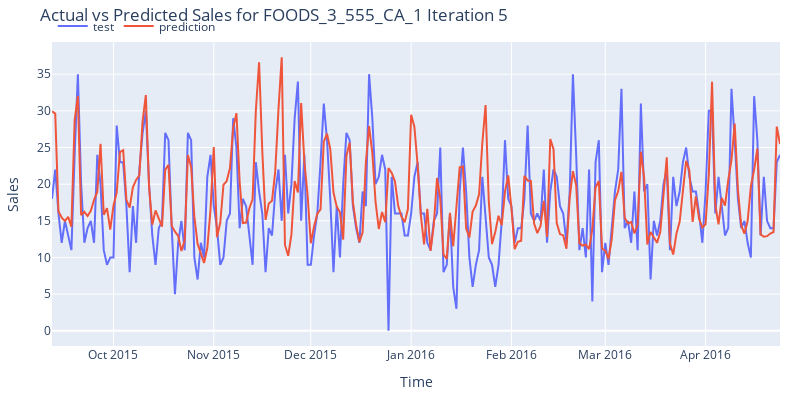

The notebook cell this image was saved under:
### Code cell
# Plot predictions vs real value
# ======================================================================================
fig = go.Figure()
trace1 = go.Scatter(x=data_test.index, y=data_test['sales'], name="test", mode="lines")
trace2 = go.Scatter(x=predictions.index, y=predictions['pred'], name="prediction", mode="lines")
fig.add_trace(trace1)
fig.add_trace(trace2)
fig.update_layout(
    title="Actual vs Predicted Sales for FOODS_3_555_CA_1 Iteration 5",
    xaxis_title="Time",
    yaxis_title="Sales",
    width  = 800,
    height = 400,
    margin=dict(l=20, r=20, t=35, b=20),
    legend=dict(
        orientation="h",
        yanchor="top",
        y=1.1,
        xanchor="left",
        x=0.001
    )
)
fig.show()
fig.write_image("actual_vs_predicted_FOODS_3_555_CA_1_Iteration_5.png")

### Figure 1 — Plotly figure (JSON) as saved in the notebook; plotly's stock layout.template omitted (floating-point values rounded to 4 significant figures; data arrays with more than 128 entries replaced by an {"elided": "..."} marker saying what was removed)
{"data": [{"mode": "lines", "name": "test", "type": "scatter", "x": {"elided": "226 str values"}, "y": {"elided": "226 int values"}}, {"mode": "lines", "name": "prediction", "type": "scatter", "x": {"elided": "226 str values"}, "y": {"elided": "226 float values"}}], "layout": {"height": 400, "legend": {"orientation": "h", "x": 0.001, "xanchor": "left", "y": 1.1, "yanchor": "top"}, "margin": {"b": 20, "l": 20, "r": 20, "t": 35}, "title": {"text": "Actual vs Predicted Sales for FOODS_3_555_CA_1 Iteration 5"}, "width": 800, "xaxis": {"autorange": true, "range": ["2015-09-12", "2016-04-24"], "title": {"text": "Time"}, "type": "date"}, "yaxis": {"autorange": true, "range": [-2.073, 39.39], "title": {"text": "Sales"}, "type": "linear"}}}
